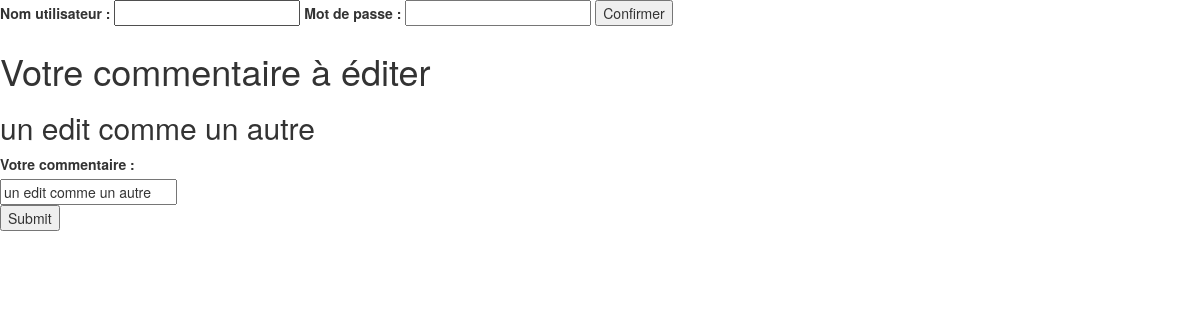
The page /comments.php?action=editComment&comment_id=5 on the database its author committed.
### tables this page shows
CREATE TABLE IF NOT EXISTS `comments` (
  `id` int(11) NOT NULL AUTO_INCREMENT,
  `author` varchar(11) NOT NULL,
  `content` text NOT NULL,
  `id_post` int(11) NOT NULL,
  `comment_date` datetime NOT NULL,
  PRIMARY KEY (`id`)
);

### controller/frontend.php (called while the page is built, shortened)
<?php
require_once('model/CommentManager.php');
function getCommentByIds(){
    $commentManager = new CommentManager();
    $contents = $commentManager ->getCommentById($_GET['comment_id']);
    $comId = $_GET['comment_id'];
    require("view/frontend/EditComment.php");
}

### model/CommentManager.php (called while the page is built, shortened)
<?php
class CommentManager extends Manager {
    public function getCommentById($id)
    {
        $db = $this -> dbConnect();
        $req = $db->prepare('SELECT content FROM comments WHERE id = ?');
        $req -> execute(array($id));
        $test = $req ->fetch();
        return $test;
    }
}

### view/frontend/EditComment.php (the view, shortened to what this page needs)
<h1>Votre commentaire à éditer</h1>
<div>
    <h2> <?= htmlspecialchars($contents['content']) ?></h2>
    <form action="comments.php?action=editComment&amp;edit_id=<?= $comId?>" method="post">
        <div>
            <label>Votre commentaire : </label>
            <input type="text" id="editContent" name="editContent" value="<?= $contents['content']?>">
        </div>
        <div>
            <input type="submit">
        </div>
    </form>
</div>
<?php require('template.php'); ?>

### rows shown on the page
comments: content "un edit comme un autre", editContent "un edit comme un autre"
